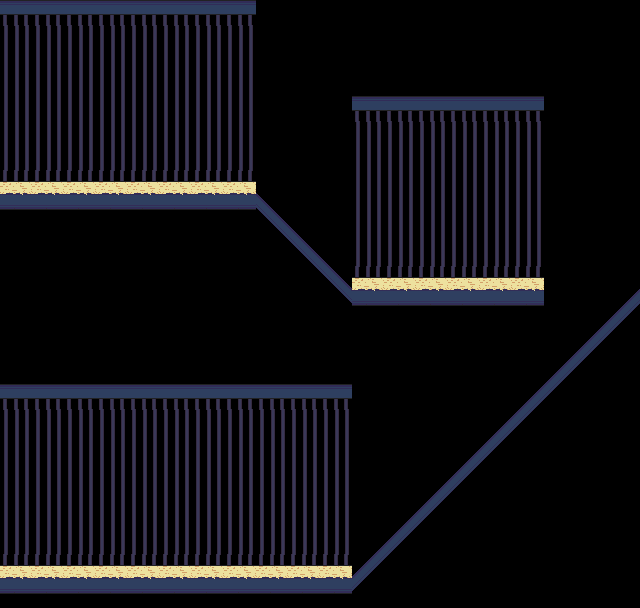

Tiled map render using the project's own tile images. Description and the whole map definition, tile-layer contents included, below:
An orthogonal 20x19 tile map with 32x32 px tiles, 2 tile layers (Ground, nullCollides) and 7 objects.

<map version="1.8" tiledversion="1.8.5" orientation="orthogonal" renderorder="right-down" width="20" height="19" tilewidth="32" tileheight="32" infinite="0" nextlayerid="3" nextobjectid="1">
 <editorsettings>
  <export format="json" />
 </editorsettings>
 <tileset firstgid="1" name="tiledV1" tilewidth="32" tileheight="32" tilecount="50" columns="10">
  <image source="../Documents/School/UCSC/Spring 2022/tiledV1.png" width="320" height="160" />
  <tile id="0">
   <properties>
    <property name="collides" type="bool" value="false" />
   </properties>
   <objectgroup draworder="index" id="2">
    <object id="1" x="0" y="21" width="32" height="11" />
   </objectgroup>
  </tile>
  <tile id="1">
   <properties>
    <property name="collides" type="bool" value="false" />
   </properties>
  </tile>
  <tile id="2">
   <properties>
    <property name="collides" type="bool" value="true" />
   </properties>
   <objectgroup draworder="index" id="2">
    <object id="1" x="32" y="0.6875">
     <polygon points="-0.0625,-0.625 -32,31.1818 -16.1818,31.3636 0,14.9091" />
    </object>
   </objectgroup>
  </tile>
  <tile id="10">
   <properties>
    <property name="collides" type="bool" value="false" />
   </properties>
  </tile>
  <tile id="11">
   <properties>
    <property name="collides" type="bool" value="true" />
   </properties>
   <objectgroup draworder="index" id="2">
    <object id="1" x="0" y="0" width="32" height="14.75" />
   </objectgroup>
  </tile>
  <tile id="12">
   <properties>
    <property name="collides" type="bool" value="true" />
   </properties>
   <objectgroup draworder="index" id="2">
    <object id="1" x="0" y="0">
     <polygon points="0,0 16,0 0.0625,15.8125" />
    </object>
   </objectgroup>
  </tile>
  <tile id="20">
   <properties>
    <property name="collides" type="bool" value="true" />
   </properties>
   <objectgroup draworder="index" id="2">
    <object id="1" x="0" y="0" width="32" height="18" />
   </objectgroup>
  </tile>
  <tile id="21">
   <properties>
    <property name="collides" type="bool" value="false" />
   </properties>
  </tile>
  <tile id="22">
   <properties>
    <property name="collides" type="bool" value="true" />
   </properties>
   <objectgroup draworder="index" id="3">
    <object id="3" x="-0.0909091" y="0.727273">
     <polygon points="0.0625,-0.625 32,31.1818 16.1818,31.3636 0,14.9091" />
    </object>
   </objectgroup>
  </tile>
  <tile id="30">
   <properties>
    <property name="collides" type="bool" value="false" />
   </properties>
  </tile>
  <tile id="31">
   <properties>
    <property name="collides" type="bool" value="false" />
   </properties>
  </tile>
  <tile id="32">
   <properties>
    <property name="collides" type="bool" value="true" />
   </properties>
   <objectgroup draworder="index" id="2">
    <object id="1" x="32.0625" y="0.0625">
     <polygon points="0,0 -16,0 -0.0625,15.8125" />
    </object>
   </objectgroup>
  </tile>
 </tileset>
 <layer id="2" name="Ground" width="20" height="19">
  <properties>
   <property name="collides" type="bool" value="true" />
  </properties>
  <data encoding="csv">
12,12,12,12,12,12,12,12,0,0,0,0,0,0,0,0,0,0,0,0,
0,0,0,0,0,0,0,0,0,0,0,0,0,0,0,0,0,0,0,0,
0,0,0,0,0,0,0,0,0,0,0,0,0,0,0,0,0,0,0,0,
0,0,0,0,0,0,0,0,0,0,0,0,0,0,0,0,0,0,0,0,
0,0,0,0,0,0,0,0,0,0,0,0,0,0,0,0,0,0,0,0,
0,0,0,0,0,0,0,0,0,0,0,0,0,0,0,0,0,0,0,0,
21,21,21,21,21,21,21,21,23,0,0,0,0,0,0,0,0,0,0,0,
0,0,0,0,0,0,0,0,0,23,0,0,0,0,0,0,0,0,0,0,
0,0,0,0,0,0,0,0,0,0,23,0,0,0,0,0,0,0,0,0,
0,0,0,0,0,0,0,0,0,0,0,21,21,21,21,21,21,0,0,3,
0,0,0,0,0,0,0,0,0,0,0,0,0,0,0,0,0,0,3,0,
0,0,0,0,0,0,0,0,0,0,0,0,0,0,0,0,0,3,0,0,
0,0,0,0,0,0,0,2,0,0,0,0,0,0,0,0,3,0,0,0,
0,0,0,0,0,0,0,0,0,0,0,0,0,0,0,3,0,0,0,0,
0,0,0,0,0,0,0,0,0,0,0,0,0,0,3,0,0,0,0,0,
0,0,0,0,0,0,0,0,0,0,0,0,0,3,0,0,0,0,0,0,
0,0,0,0,0,0,0,0,0,0,0,0,3,0,0,0,0,0,0,0,
0,0,0,0,0,0,0,0,0,0,0,3,0,0,0,0,0,0,0,0,
21,21,21,21,21,21,21,21,21,21,21,0,0,0,0,0,0,0,0,0
</data>
 </layer>
 <layer id="1" name="nullCollides" width="20" height="19">
  <properties>
   <property name="collides" type="bool" value="false" />
  </properties>
  <data encoding="csv">
0,0,0,0,0,0,0,0,0,0,0,0,0,0,0,0,0,0,0,0,
11,11,11,11,11,11,11,11,0,0,0,0,0,0,0,0,0,0,0,0,
11,11,11,11,11,11,11,11,0,0,0,0,0,0,0,0,0,0,0,0,
11,11,11,11,11,11,11,11,0,0,0,12,12,12,12,12,12,0,0,0,
11,11,11,11,11,11,11,11,0,0,0,11,11,11,11,11,11,0,0,0,
1,1,1,1,1,1,1,1,0,0,0,11,11,11,11,11,11,0,0,0,
0,0,0,0,0,0,0,0,0,0,0,11,11,11,11,11,11,0,0,0,
0,0,0,0,0,0,0,0,33,0,0,11,11,11,11,11,11,0,0,0,
0,0,0,0,0,0,0,0,0,33,0,1,1,1,1,1,1,0,0,0,
0,0,0,0,0,0,0,0,0,0,33,0,0,0,0,0,0,0,0,0,
0,0,0,0,0,0,0,0,0,0,0,0,0,0,0,0,0,0,0,13,
0,0,0,0,0,0,0,0,0,0,0,0,0,0,0,0,0,0,13,0,
12,12,12,12,12,12,12,12,12,12,12,0,0,0,0,0,0,13,0,0,
11,11,11,11,11,11,11,11,11,11,11,0,0,0,0,0,13,0,0,0,
11,11,11,11,11,11,11,11,11,11,11,0,0,0,0,13,0,0,0,0,
11,11,11,11,11,11,11,11,11,11,11,0,0,0,13,0,0,0,0,0,
11,11,11,11,11,11,11,11,11,11,11,0,0,13,0,0,0,0,0,0,
1,1,1,1,1,1,1,1,1,1,1,0,13,0,0,0,0,0,0,0,
0,0,0,0,0,0,0,0,0,0,0,13,0,0,0,0,0,0,0,0
</data>
 </layer>
</map>